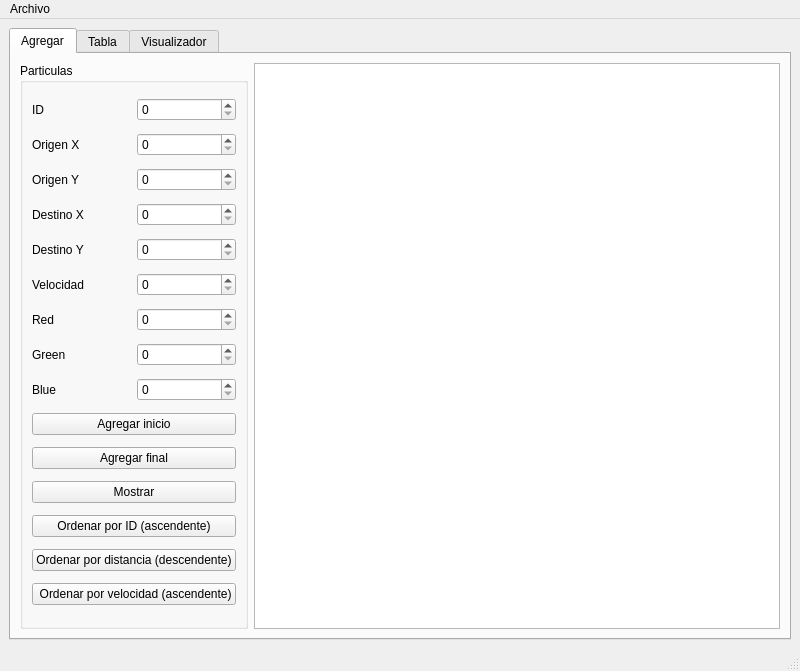
<?xml version="1.0" encoding="UTF-8"?>
<ui version="4.0">
 <class>MainWindow</class>
 <widget class="QMainWindow" name="MainWindow">
  <property name="geometry">
   <rect>
    <x>0</x>
    <y>0</y>
    <width>800</width>
    <height>671</height>
   </rect>
  </property>
  <property name="windowTitle">
   <string>MainWindow</string>
  </property>
  <widget class="QWidget" name="centralwidget">
   <layout class="QGridLayout" name="gridLayout_4">
    <item row="0" column="1">
     <widget class="QTabWidget" name="tabWidget">
      <property name="currentIndex">
       <number>0</number>
      </property>
      <widget class="QWidget" name="tab_3">
       <attribute name="title">
        <string>Agregar</string>
       </attribute>
       <layout class="QGridLayout" name="gridLayout_2">
        <item row="0" column="0">
         <widget class="QGroupBox" name="groupBox">
          <property name="title">
           <string>Particulas</string>
          </property>
          <layout class="QGridLayout" name="gridLayout">
           <item row="0" column="0">
            <widget class="QLabel" name="label">
             <property name="text">
              <string>ID</string>
             </property>
            </widget>
           </item>
           <item row="0" column="1">
            <widget class="QSpinBox" name="id_spinBox"/>
           </item>
           <item row="1" column="0">
            <widget class="QLabel" name="label_2">
             <property name="text">
              <string>Origen X</string>
             </property>
            </widget>
           </item>
           <item row="1" column="1">
            <widget class="QSpinBox" name="origenX_spinBox">
             <property name="maximum">
              <number>500</number>
             </property>
            </widget>
           </item>
           <item row="2" column="0">
            <widget class="QLabel" name="label_3">
             <property name="text">
              <string>Origen Y</string>
             </property>
            </widget>
           </item>
           <item row="2" column="1">
            <widget class="QSpinBox" name="origenY_spinBox">
             <property name="maximum">
              <number>500</number>
             </property>
            </widget>
           </item>
           <item row="3" column="0">
            <widget class="QLabel" name="label_4">
             <property name="text">
              <string>Destino X</string>
             </property>
            </widget>
           </item>
           <item row="3" column="1">
            <widget class="QSpinBox" name="destinoX_spinBox">
             <property name="maximum">
              <number>500</number>
             </property>
            </widget>
           </item>
           <item row="4" column="0">
            <widget class="QLabel" name="label_5">
             <property name="text">
              <string>Destino Y</string>
             </property>
            </widget>
           </item>
           <item row="4" column="1">
            <widget class="QSpinBox" name="destinoY_spinBox">
             <property name="maximum">
              <number>500</number>
             </property>
            </widget>
           </item>
           <item row="5" column="0">
            <widget class="QLabel" name="label_6">
             <property name="text">
              <string>Velocidad</string>
             </property>
            </widget>
           </item>
           <item row="5" column="1">
            <widget class="QSpinBox" name="velocidad_spinBox"/>
           </item>
           <item row="6" column="0">
            <widget class="QLabel" name="label_7">
             <property name="text">
              <string>Red</string>
             </property>
            </widget>
           </item>
           <item row="6" column="1">
            <widget class="QSpinBox" name="red_spinBox">
             <property name="maximum">
              <number>255</number>
             </property>
            </widget>
           </item>
           <item row="7" column="0">
            <widget class="QLabel" name="label_8">
             <property name="text">
              <string>Green</string>
             </property>
            </widget>
           </item>
           <item row="7" column="1">
            <widget class="QSpinBox" name="green_spinBox">
             <property name="maximum">
              <number>255</number>
             </property>
            </widget>
           </item>
           <item row="8" column="0">
            <widget class="QLabel" name="label_9">
             <property name="text">
              <string>Blue</string>
             </property>
            </widget>
           </item>
           <item row="8" column="1">
            <widget class="QSpinBox" name="blue_spinBox">
             <property name="maximum">
              <number>255</number>
             </property>
            </widget>
           </item>
           <item row="12" column="0" colspan="2">
            <widget class="QPushButton" name="ordenar_id_pushButton">
             <property name="text">
              <string>Ordenar por ID (ascendente)</string>
             </property>
            </widget>
           </item>
           <item row="13" column="0" colspan="2">
            <widget class="QPushButton" name="ordenar_distancia_pushButton">
             <property name="text">
              <string>Ordenar por distancia (descendente)</string>
             </property>
            </widget>
           </item>
           <item row="14" column="0" colspan="2">
            <widget class="QPushButton" name="ordenar_velocidad_pushButton">
             <property name="text">
              <string> Ordenar por velocidad (ascendente)</string>
             </property>
            </widget>
           </item>
           <item row="9" column="0" colspan="2">
            <widget class="QPushButton" name="agregar_inicio_pushButton">
             <property name="text">
              <string>Agregar inicio</string>
             </property>
            </widget>
           </item>
           <item row="10" column="0" colspan="2">
            <widget class="QPushButton" name="agregar_final_pushButton">
             <property name="text">
              <string>Agregar final</string>
             </property>
            </widget>
           </item>
           <item row="11" column="0" colspan="2">
            <widget class="QPushButton" name="mostrar_pushButton">
             <property name="text">
              <string>Mostrar</string>
             </property>
            </widget>
           </item>
          </layout>
         </widget>
        </item>
        <item row="0" column="1">
         <widget class="QPlainTextEdit" name="plainTextEdit"/>
        </item>
       </layout>
      </widget>
      <widget class="QWidget" name="tab_4">
       <attribute name="title">
        <string>Tabla</string>
       </attribute>
       <layout class="QGridLayout" name="gridLayout_3">
        <item row="1" column="0">
         <widget class="QPushButton" name="ordenar_id_tabla_pushButton">
          <property name="text">
           <string>Ordenar por ID (ascendente)</string>
          </property>
         </widget>
        </item>
        <item row="1" column="1">
         <widget class="QPushButton" name="ordenar_velocidad_tabla_pushButton">
          <property name="text">
           <string>Ordenar por velocidad (ascendente)</string>
          </property>
         </widget>
        </item>
        <item row="1" column="2">
         <widget class="QPushButton" name="ordenar_distancia_tabla_pushButton">
          <property name="text">
           <string>Ordenar por distancia (descendente)</string>
          </property>
         </widget>
        </item>
        <item row="2" column="0">
         <widget class="QPushButton" name="buscar_pushButton">
          <property name="text">
           <string>Buscar</string>
          </property>
         </widget>
        </item>
        <item row="2" column="1">
         <widget class="QLineEdit" name="buscar_lineEdit">
          <property name="dragEnabled">
           <bool>false</bool>
          </property>
         </widget>
        </item>
        <item row="2" column="2">
         <widget class="QPushButton" name="mostrar_tabla_pushButton">
          <property name="text">
           <string>Mostrar</string>
          </property>
         </widget>
        </item>
        <item row="0" column="0" colspan="3">
         <widget class="QTableWidget" name="tabla"/>
        </item>
       </layout>
      </widget>
      <widget class="QWidget" name="tab">
       <attribute name="title">
        <string>Visualizador</string>
       </attribute>
       <layout class="QGridLayout" name="gridLayout_5">
        <item row="2" column="0" colspan="2">
         <widget class="QPushButton" name="mostrar_puntos_xy_pushButton">
          <property name="text">
           <string>Mostrar puntos XY</string>
          </property>
         </widget>
        </item>
        <item row="2" column="2">
         <widget class="QPushButton" name="puntos_cercanos_pushButton">
          <property name="text">
           <string>Mostrar puntos cercanos</string>
          </property>
         </widget>
        </item>
        <item row="1" column="2">
         <widget class="QPushButton" name="dibujar_pushButton">
          <property name="text">
           <string>Dibujar</string>
          </property>
         </widget>
        </item>
        <item row="0" column="0" colspan="7">
         <widget class="QGraphicsView" name="visualizador_graphicsView"/>
        </item>
        <item row="0" column="7">
         <widget class="QPlainTextEdit" name="visualizador_plainTextEdit"/>
        </item>
        <item row="1" column="0" colspan="2">
         <widget class="QPushButton" name="limpiar_pushButton">
          <property name="text">
           <string>Limpiar</string>
          </property>
         </widget>
        </item>
        <item row="1" column="3">
         <widget class="QPushButton" name="mostrar_visualizador_pushButton">
          <property name="text">
           <string>Mostrar</string>
          </property>
         </widget>
        </item>
        <item row="2" column="4">
         <widget class="QPushButton" name="dikjstra_pushButton">
          <property name="text">
           <string>Dikjstra</string>
          </property>
         </widget>
        </item>
        <item row="1" column="4">
         <widget class="QPushButton" name="convertir_a_grafo_pushButton">
          <property name="text">
           <string>Convertir a grago</string>
          </property>
         </widget>
        </item>
        <item row="2" column="3">
         <widget class="QPushButton" name="Prim_pushButton">
          <property name="text">
           <string>Prim</string>
          </property>
         </widget>
        </item>
       </layout>
      </widget>
     </widget>
    </item>
   </layout>
  </widget>
  <widget class="QMenuBar" name="menubar">
   <property name="geometry">
    <rect>
     <x>0</x>
     <y>0</y>
     <width>800</width>
     <height>26</height>
    </rect>
   </property>
   <widget class="QMenu" name="menuArchivo">
    <property name="title">
     <string>Archivo</string>
    </property>
    <addaction name="actionAbrir"/>
    <addaction name="actionGuardar"/>
   </widget>
   <addaction name="menuArchivo"/>
  </widget>
  <widget class="QStatusBar" name="statusbar"/>
  <action name="actionAbrir">
   <property name="text">
    <string>Abrir</string>
   </property>
   <property name="shortcut">
    <string>Ctrl+O</string>
   </property>
  </action>
  <action name="actionGuardar">
   <property name="text">
    <string>Guardar</string>
   </property>
   <property name="shortcut">
    <string>Ctrl+S</string>
   </property>
  </action>
 </widget>
 <resources/>
 <connections/>
</ui>
